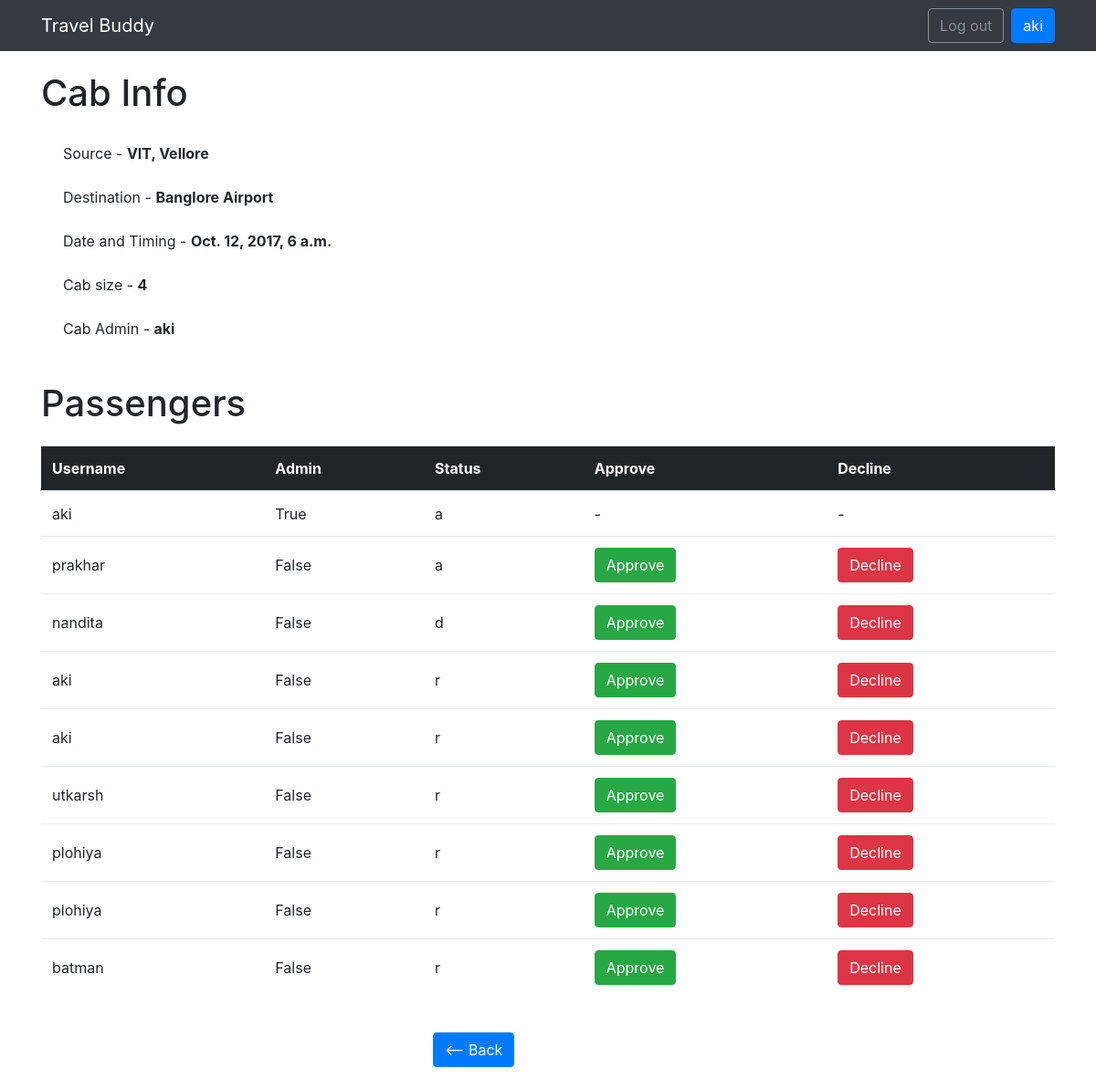
Screenshot of /aki/manage_cab/1/ (signed in) with the database file from the repository.
### cabshare/models.py (models this page shows)
class Cab(models.Model):
    source = models.CharField(max_length=20)
    destination = models.CharField(max_length=20)
    dep_date_time = models.DateTimeField()
    size = models.IntegerField()
    cab_admin = models.ForeignKey(User, related_name='cab_admin')
    created_at = models.DateTimeField(auto_now_add=True)

class Passengers(models.Model):
    user = models.ForeignKey(User, related_name='passangers')
    of_cab = models.ForeignKey(Cab, related_name='of_cab')
    is_cab_admin = models.BooleanField()
    approval_status = models.CharField(max_length=1) # requested = r, approved = a, declined = d

### cabshare/views.py (the view)
# urls.py: url(r'^(?P<username>[\w.@+-]+)/manage_cab/(?P<pk>\d+)/$', views.manage_cab, name='manage_cab'),
@login_required(login_url='/login')
def manage_cab(request, username, pk):
    cab = get_object_or_404(Cab, id=pk)
    user = get_object_or_404(User, username=username)
    passengers = list(Passengers.objects.filter(of_cab=pk))
    return render(request, 'manage_cab.html', {'cab': cab, 'passengers': passengers})

### templates/manage_cab.html
{% extends "base.html" %}
{% block content %}
<br>
<div class="container">
    <h1> Cab Info </h1>
</div>
<br>
<div class="container">
    <div class="ml-4 mb-4">
    Source - <span class="font-weight-bold">{{ cab.source }}</span>
    </div>
    <div class="ml-4 mb-4">
        Destination - <span class="font-weight-bold">{{ cab.destination }}</span>
    </div>
    <div class="ml-4 mb-4">
        Date and Timing - <span class="font-weight-bold">{{ cab.dep_date_time }}</span>
    </div>
    <div class="ml-4 mb-4">
        Cab size - <span class="font-weight-bold">{{ cab.size }}</span>
    </div>
    <div class="ml-4 mb-4">
        Cab Admin - <span class="font-weight-bold">{{ cab.cab_admin }}</span>
    </div>
</div>
<div class="container">
    <br>
    <h1 class="mb-4"> Passengers </h1>
<table class="table">
    <thead class="thead-inverse">
    <tr>
        <th>Username</th>
        <th>Admin</th>
        <th>Status</th>
        <th>Approve</th>
        <th>Decline</th>
    </tr>
    </thead>
    <tbody>
        {% for passenger in passengers %}
            <tr>
            <td class="align-middle"> {{ passenger.user }} </td>
            <td class="align-middle"> {{ passenger.is_cab_admin }} </td>
            <td class="align-middle"> {{ passenger.approval_status }} </td>
            {% if passenger.is_cab_admin %}
            <td class="align-middle"> - </td>
            <td class="align-middle"> - </td>
            {% else %}
            <td class="align-middle">
                <a href="{% url 'approve_cab' pk_cab=cab.pk pk_user=passenger.user.username %}"> <button class="btn btn-success"> Approve </button> </a>
            </td>
            <td class="align-middle">
                <a href="{% url 'decline_cab' pk_cab=cab.pk pk_user=passenger.user.username %}"> <button class="btn btn-danger"> Decline </button> </a>
            </td>
            {% endif %}
            </tr>
        {% endfor %}
    </tbody>
</table>
</div>
<br>
<div class="row mx-auto" style="width: 300px;">
    <div class="ml-4 mb-4">
        <a href="{% url 'view_cabs' %}" class="btn btn-primary"> <-- Back</a>
    </div>
</div>
{% endblock %}

### templates/base.html (shortened to what this page needs)
{% load static %}<!DOCTYPE html>
<html>
  <head>
    <link rel="stylesheet" href="{% static 'css/bootstrap.min.css' %}">
  </head>
  <body>
    <nav class="navbar navbar-expand-lg navbar-dark bg-dark">
      <div class="container">
        <a class="navbar-brand" href="{% url 'view_cabs' %}">Travel Buddy</a>
          <div class="" id="mainMenu">
              {% if user.is_authenticated %}
                <form class="form-inline ml-auto">
                  <a href="{% url 'logout' %}" class="btn btn-outline-secondary">Log out</a>
                  <a href="#" class="btn btn-primary ml-2">{{ user.username }}</a>
                </form>
              {% else %}
                <form class="form-inline ml-auto">
                  <a href="{% url 'login' %}" class="btn btn-outline-secondary">Log in</a>
                  <a href="{% url 'signup' %}" class="btn btn-primary ml-2">Sign up</a>
                </form>
              {% endif %}
            </div>
      </div>
    </nav>
      {% block content %}
      {% endblock %}
  </body>
</html>

### rows the page displays
Cab: source "VIT, Vellore", destination "Banglore Airport", dep_date_time "Oct. 12, 2017, 6 a.m.", size "4", cab_admin "aki"
Passengers: user "aki", is_cab_admin "True", approval_status "a"
Passengers: user "prakhar", is_cab_admin "False", approval_status "a", shows "Approve"
Passengers: user "nandita", is_cab_admin "False", approval_status "d", shows "Approve"
Passengers: user "aki", is_cab_admin "False", approval_status "r", shows "Approve"
Passengers: user "aki", is_cab_admin "False", approval_status "r", shows "Approve"
Passengers: user "utkarsh", is_cab_admin "False", approval_status "r", shows "Approve"
Passengers: user "plohiya", is_cab_admin "False", approval_status "r", shows "Approve"
Passengers: user "plohiya", is_cab_admin "False", approval_status "r", shows "Approve"
Passengers: user "batman", is_cab_admin "False", approval_status "r", shows "Approve"

### other values shown
{{ user.username }} "aki"
